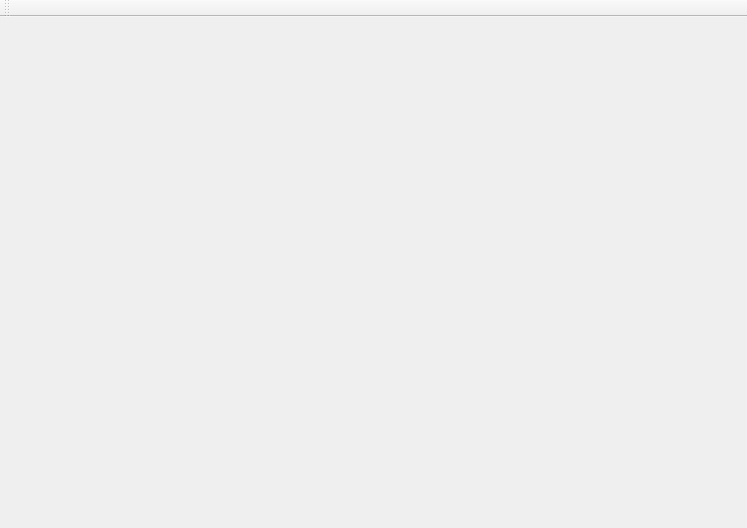
<?xml version="1.0" encoding="UTF-8"?>
<ui version="4.0">
 <class>MainWindow</class>
 <widget class="QMainWindow" name="MainWindow">
  <property name="geometry">
   <rect>
    <x>0</x>
    <y>0</y>
    <width>747</width>
    <height>528</height>
   </rect>
  </property>
  <property name="windowTitle">
   <string>Mesh_Computational_Geometry</string>
  </property>
  <widget class="QWidget" name="centralWidget">
   <widget class="GLDisplayWidget" name="widget" native="true">
    <property name="geometry">
     <rect>
      <x>140</x>
      <y>10</y>
      <width>601</width>
      <height>491</height>
     </rect>
    </property>
   </widget>
  </widget>
  <widget class="QToolBar" name="mainToolBar">
   <attribute name="toolBarArea">
    <enum>TopToolBarArea</enum>
   </attribute>
   <attribute name="toolBarBreak">
    <bool>false</bool>
   </attribute>
  </widget>
 </widget>
 <layoutdefault spacing="6" margin="11"/>
 <customwidgets>
  <customwidget>
   <class>GLDisplayWidget</class>
   <extends>QWidget</extends>
   <header>gldisplaywidget.h</header>
   <container>1</container>
  </customwidget>
 </customwidgets>
 <resources/>
 <connections/>
</ui>
